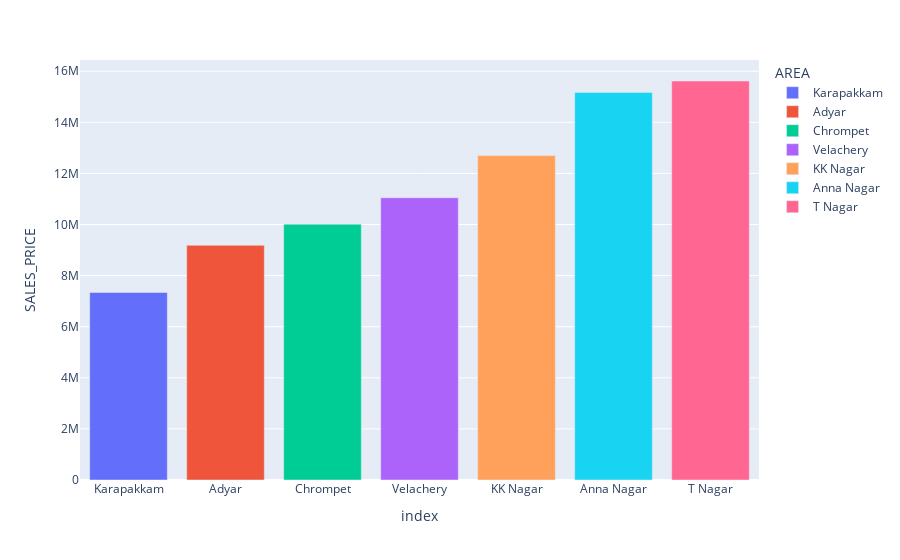

Notebook source saved alongside this figure:
### Markdown cell above
## Area Vs Price

### Code cell
temp =pd.DataFrame(train.groupby('AREA')['SALES_PRICE'].mean())
temp['AREA'] = temp.index
temp = temp.sort_values(by='SALES_PRICE')
AREA_values = temp.AREA.unique()


px.bar(temp,y='SALES_PRICE',color='AREA')

### Figure 1 — Plotly figure (JSON) as saved in the notebook; plotly's stock layout.template omitted (floating-point values rounded to 4 significant figures)
{"data": [{"alignmentgroup": "True", "hovertemplate": "AREA=Karapakkam<br>index=%{x}<br>SALES_PRICE=%{y}<extra></extra>", "legendgroup": "Karapakkam", "marker": {"color": "#636efa", "pattern": {"shape": ""}}, "name": "Karapakkam", "offsetgroup": "Karapakkam", "orientation": "v", "showlegend": true, "textposition": "auto", "type": "bar", "x": ["Karapakkam"], "xaxis": "x", "y": [7340000.0], "yaxis": "y"}, {"alignmentgroup": "True", "hovertemplate": "AREA=Adyar<br>index=%{x}<br>SALES_PRICE=%{y}<extra></extra>", "legendgroup": "Adyar", "marker": {"color": "#EF553B", "pattern": {"shape": ""}}, "name": "Adyar", "offsetgroup": "Adyar", "orientation": "v", "showlegend": true, "textposition": "auto", "type": "bar", "x": ["Adyar"], "xaxis": "x", "y": [9186000.0], "yaxis": "y"}, {"alignmentgroup": "True", "hovertemplate": "AREA=Chrompet<br>index=%{x}<br>SALES_PRICE=%{y}<extra></extra>", "legendgroup": "Chrompet", "marker": {"color": "#00cc96", "pattern": {"shape": ""}}, "name": "Chrompet", "offsetgroup": "Chrompet", "orientation": "v", "showlegend": true, "textposition": "auto", "type": "bar", "x": ["Chrompet"], "xaxis": "x", "y": [10010000.0], "yaxis": "y"}, {"alignmentgroup": "True", "hovertemplate": "AREA=Velachery<br>index=%{x}<br>SALES_PRICE=%{y}<extra></extra>", "legendgroup": "Velachery", "marker": {"color": "#ab63fa", "pattern": {"shape": ""}}, "name": "Velachery", "offsetgroup": "Velachery", "orientation": "v", "showlegend": true, "textposition": "auto", "type": "bar", "x": ["Velachery"], "xaxis": "x", "y": [11050000.0], "yaxis": "y"}, {"alignmentgroup": "True", "hovertemplate": "AREA=KK Nagar<br>index=%{x}<br>SALES_PRICE=%{y}<extra></extra>", "legendgroup": "KK Nagar", "marker": {"color": "#FFA15A", "pattern": {"shape": ""}}, "name": "KK Nagar", "offsetgroup": "KK Nagar", "orientation": "v", "showlegend": true, "textposition": "auto", "type": "bar", "x": ["KK Nagar"], "xaxis": "x", "y": [12700000.0], "yaxis": "y"}, {"alignmentgroup": "True", "hovertemplate": "AREA=Anna Nagar<br>index=%{x}<br>SALES_PRICE=%{y}<extra></extra>", "legendgroup": "Anna Nagar", "marker": {"color": "#19d3f3", "pattern": {"shape": ""}}, "name": "Anna Nagar", "offsetgroup": "Anna Nagar", "orientation": "v", "showlegend": true, "textposition": "auto", "type": "bar", "x": ["Anna Nagar"], "xaxis": "x", "y": [15170000.0], "yaxis": "y"}, {"alignmentgroup": "True", "hovertemplate": "AREA=T Nagar<br>index=%{x}<br>SALES_PRICE=%{y}<extra></extra>", "legendgroup": "T Nagar", "marker": {"color": "#FF6692", "pattern": {"shape": ""}}, "name": "T Nagar", "offsetgroup": "T Nagar", "orientation": "v", "showlegend": true, "textposition": "auto", "type": "bar", "x": ["T Nagar"], "xaxis": "x", "y": [15620000.0], "yaxis": "y"}], "layout": {"barmode": "relative", "legend": {"title": {"text": "AREA"}, "tracegroupgap": 0}, "margin": {"t": 60}, "xaxis": {"anchor": "y", "domain": [0, 1], "title": {"text": "index"}}, "yaxis": {"anchor": "x", "domain": [0, 1], "title": {"text": "SALES_PRICE"}}}}
